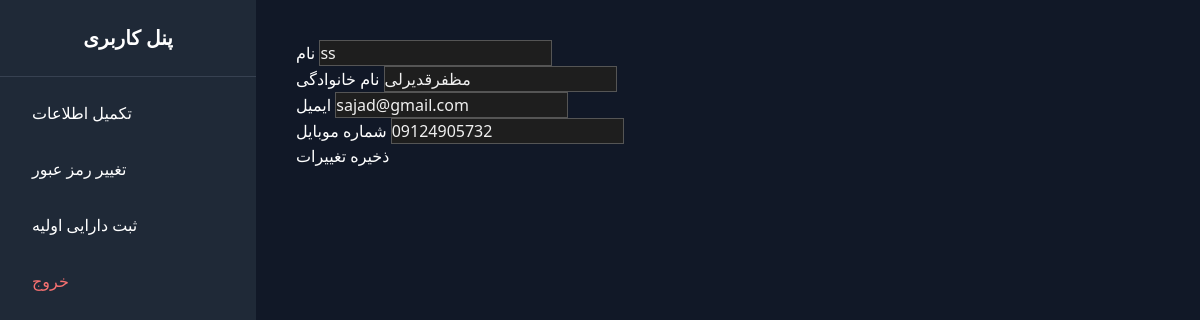
The page /account/account-info/ (signed in) on the database its author committed.
### account/models.py (models this page shows, shortened)
class CustomUser(AbstractBaseUser, PermissionsMixin):
    email = models.EmailField(_('ایمیل'), unique=True, null=True, blank=True)
    first_name = models.CharField(_('نام'), max_length=150, blank=True)
    last_name = models.CharField(_('نام خانوادگی'), max_length=150, blank=True)
    phone = models.CharField(_('شماره تماس'), max_length=20, blank=True, unique=True)
    balance = models.IntegerField(default=0, verbose_name="موجودی کاربر (تومان)")
    is_staff = models.BooleanField(_('کارمند'), default=False)
    is_active = models.BooleanField(_('فعال'), default=True)
    date_joined = models.DateTimeField(_('تاریخ عضویت'), default=timezone.now)
    objects = UserManager()
    USERNAME_FIELD = 'phone'
    REQUIRED_FIELDS = ['first_name', 'email']
    class Meta:
        verbose_name = 'کاربر'
        verbose_name_plural = 'کاربران'

### account/views.py (the view)
# urls.py: path('account-info/', views.AccountInfoView.as_view(), name='account_info'),
class AccountInfoView(LoginRequiredMixin, UpdateView):
    model = CustomUser
    form_class = UpdateUserForm
    template_name = 'account/account_info.html'
    success_url = reverse_lazy('dashboard')
    def get_object(self):
        return self.request.user

### account/forms.py
class UpdateUserForm(forms.ModelForm):
    class Meta:
        model = CustomUser
        fields = ['first_name', 'last_name', 'email', 'phone']
        widgets = {
            'first_name': forms.TextInput(attrs={'class': 'form-input'}),
            'last_name': forms.TextInput(attrs={'class': 'form-input'}),
            'email': forms.EmailInput(attrs={'class': 'form-input'}),
            'phone': forms.TextInput(attrs={'class': 'form-input'}),
        }

### account/templates/account/account_info.html (shortened to what this page needs)
{% extends 'account/dashboard.html' %}
{% block dashboard_content %}
<form method="post">
    <div class="form-group">
        <label>نام</label>
        {{ form.first_name }}
    </div>
    <div class="form-group">
        <label>نام خانوادگی</label>
        {{ form.last_name }}
    </div>
    <div class="form-group">
        <label>ایمیل</label>
        {{ form.email }}
    </div>
    <div class="form-group">
        <label>شماره موبایل</label>
        {{ form.phone }}
    </div>
    <button type="submit" class="btn btn-primary">ذخیره تغییرات</button>
</form>
{% endblock %}

### account/templates/account/dashboard.html (style rules this page uses)
input, select, textarea { background-color: #1e1e1e; color: #f0f0f0; border: 1px solid #555; }
input::placeholder { color: #aaa; }

### rows shown on the page
CustomUser: first_name "ss", last_name "مظفرقدیرلی", email "sajad@gmail.com", phone "09124905732"
